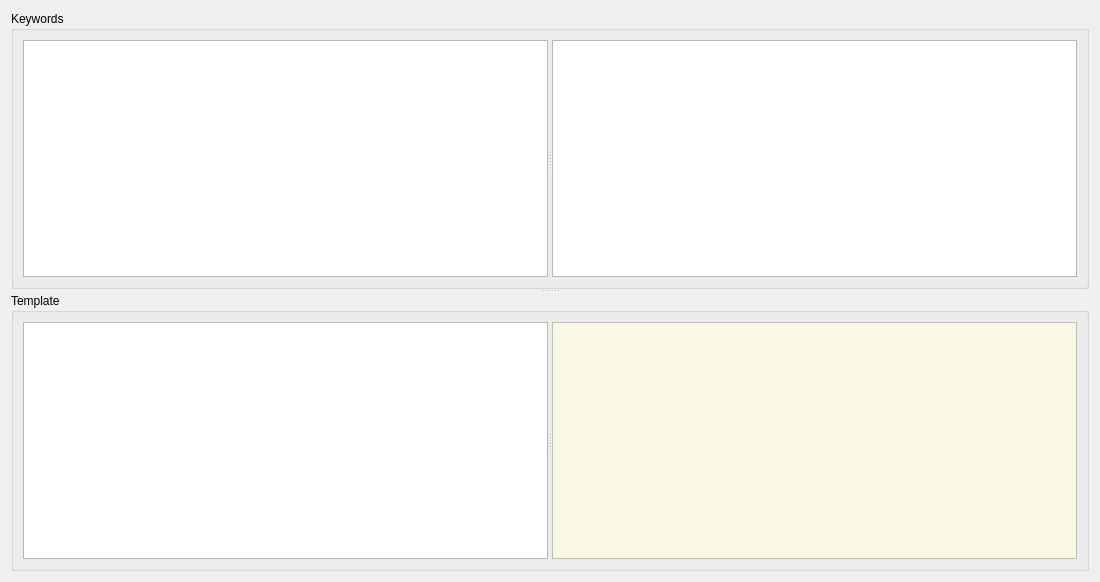
<?xml version="1.0" encoding="UTF-8"?>
<ui version="4.0">
 <class>Form</class>
 <widget class="QWidget" name="Form">
  <property name="geometry">
   <rect>
    <x>0</x>
    <y>0</y>
    <width>1100</width>
    <height>582</height>
   </rect>
  </property>
  <property name="windowTitle">
   <string>Form</string>
  </property>
  <layout class="QVBoxLayout" name="verticalLayout_2">
   <item>
    <widget class="QSplitter" name="h_splitter">
     <property name="orientation">
      <enum>Qt::Vertical</enum>
     </property>
     <widget class="QGroupBox" name="groupBox">
      <property name="title">
       <string>Keywords</string>
      </property>
      <layout class="QHBoxLayout" name="horizontalLayout">
       <item>
        <widget class="QSplitter" name="v_splitter">
         <property name="orientation">
          <enum>Qt::Horizontal</enum>
         </property>
         <widget class="QListWidget" name="listWidget">
          <property name="toolTip">
           <string>key word</string>
          </property>
         </widget>
         <widget class="QPlainTextEdit" name="plainTextEdit">
          <property name="toolTip">
           <string>value of key</string>
          </property>
         </widget>
        </widget>
       </item>
      </layout>
     </widget>
     <widget class="QGroupBox" name="groupBox_2">
      <property name="title">
       <string>Template</string>
      </property>
      <layout class="QHBoxLayout" name="horizontalLayout_2">
       <item>
        <widget class="QSplitter" name="splitter3">
         <property name="orientation">
          <enum>Qt::Horizontal</enum>
         </property>
         <widget class="QPlainTextEdit" name="template">
          <property name="toolTip">
           <string>email template, edit this</string>
          </property>
         </widget>
         <widget class="QPlainTextEdit" name="mail_merge">
          <property name="toolTip">
           <string>sample of merged document</string>
          </property>
          <property name="styleSheet">
           <string notr="true">background: #f8f8e4</string>
          </property>
          <property name="readOnly">
           <bool>true</bool>
          </property>
         </widget>
        </widget>
       </item>
      </layout>
     </widget>
    </widget>
   </item>
  </layout>
 </widget>
 <resources/>
 <connections/>
</ui>
